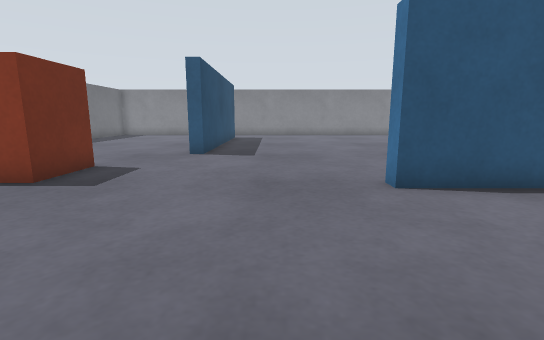
view 1 (above)

17 first-person views from a walk through a world built for the Gazebo simulator. The camera is 0.31 m above the floor, tilts 10° down and sees 85° across. The floor is counted in squares, 0.25 m on a side. Each view is taken from the middle of a square. On the plan, view 1 faces up. The plan holds only what a view shows up to about 13 squares ahead; the rest is blank. The place goes on beyond the plan.

view 2
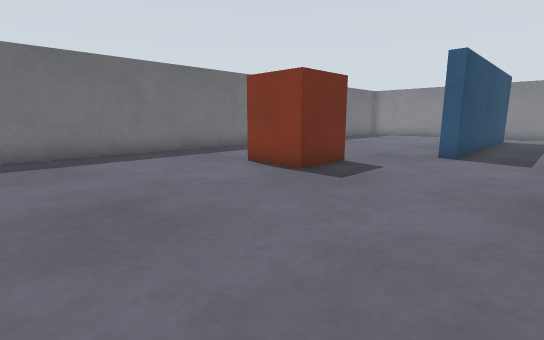

view 3
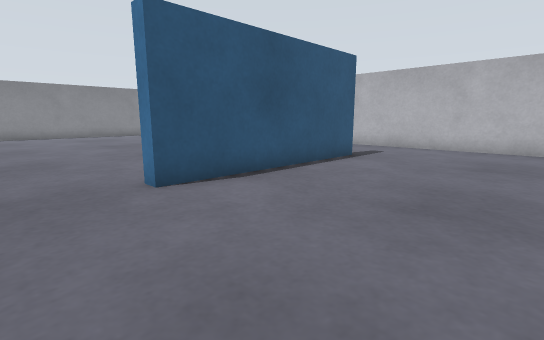

view 4
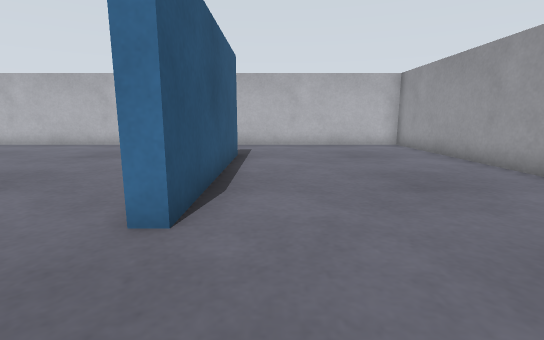

view 5
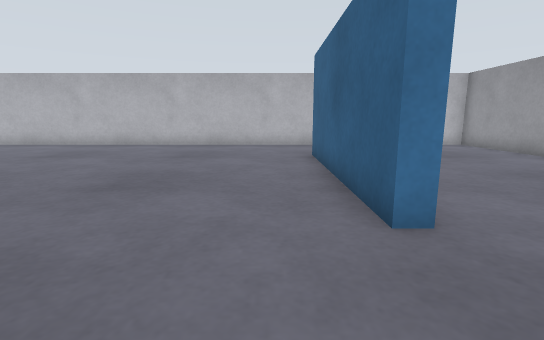

view 6
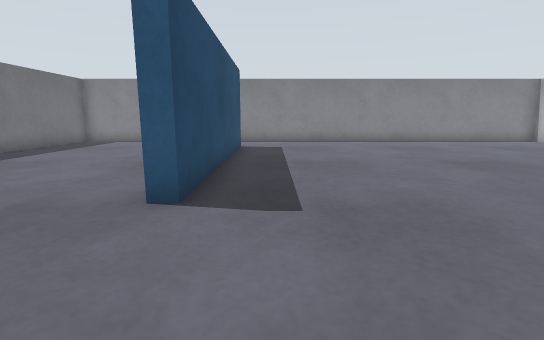

view 7
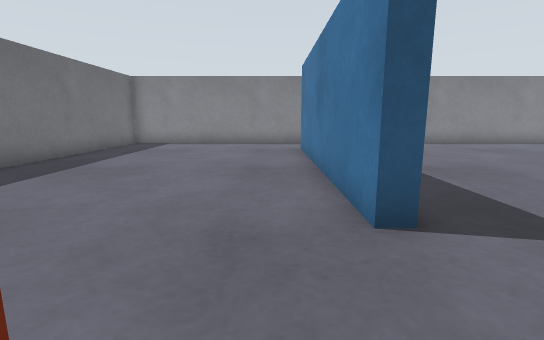

view 8
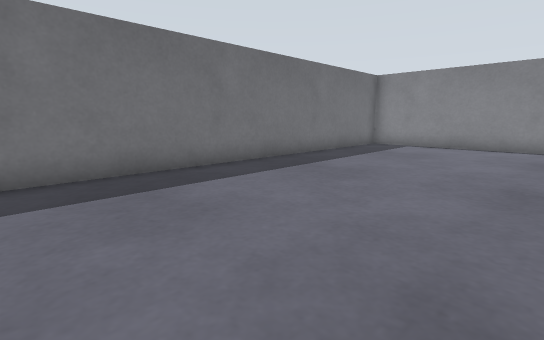

view 9
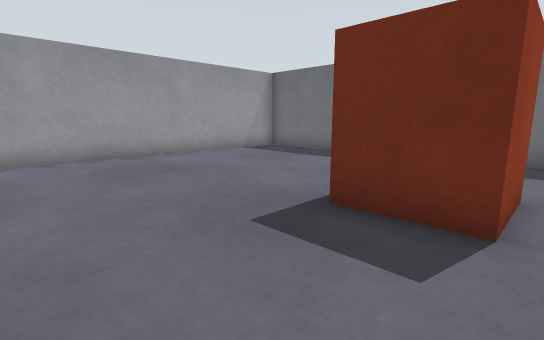

view 10
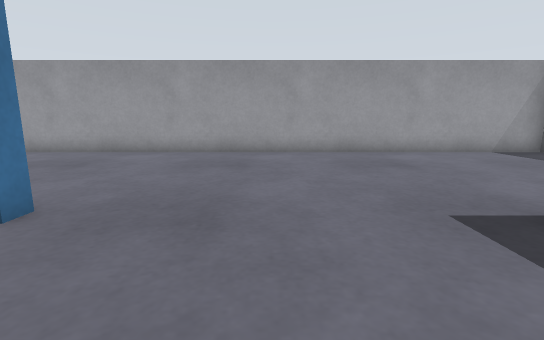

view 11
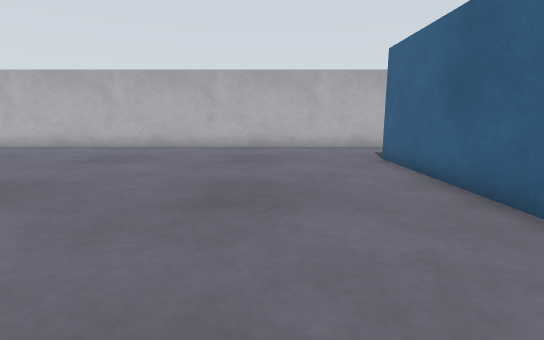

view 12
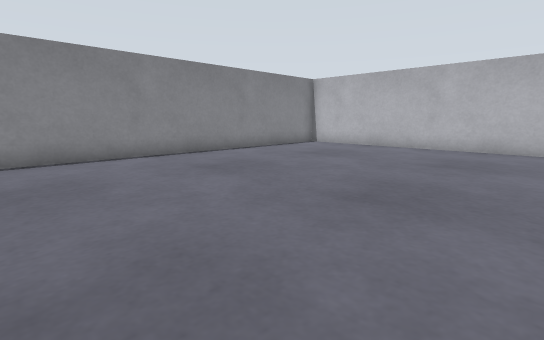

view 13
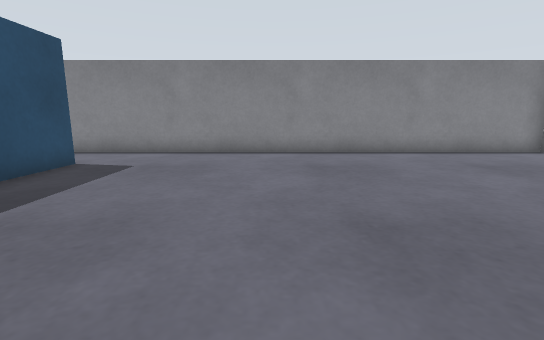

view 14
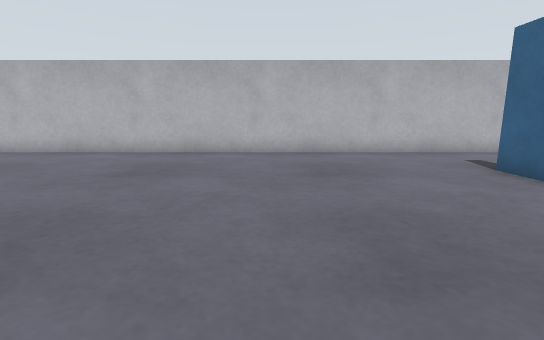

view 15
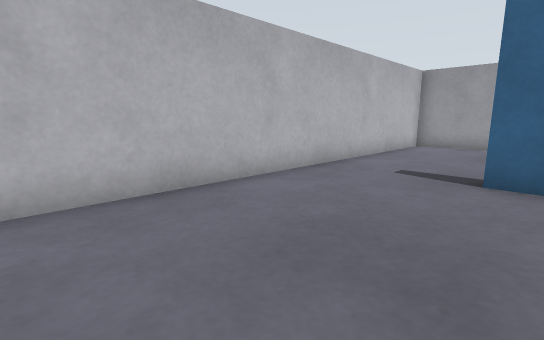

view 16
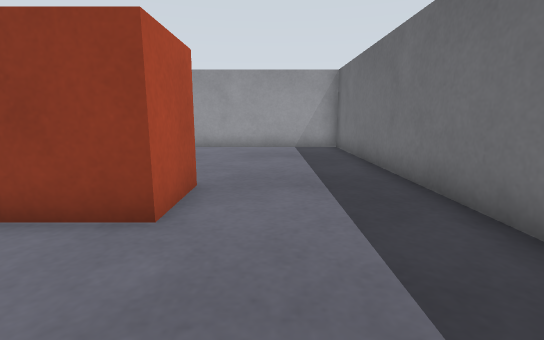

view 17
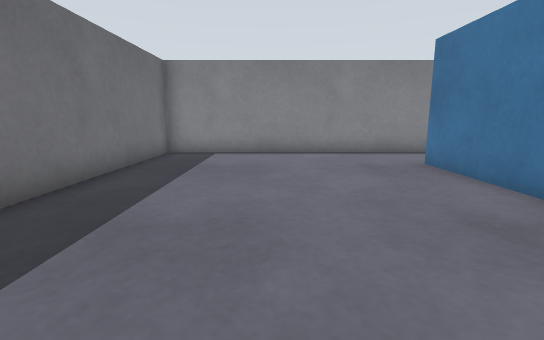

### Floor plan
Key: @ floor where view 1 was taken; # wall or solid block; . floor; B orange box; L blue box.
Columns run from 11 left of view 1 to 13 right of it. Each row starts with its distance up from view 1.
 22 #########################
 21 #.......................#
 20 #.......................#
 19 #.......##..............#
 18 #.......##..............#
 17 #.......##..............#
 16 #.......##..............#
 15 #.......##..............#
 14 #.......##..............#
 13 #.......##..............#
 12 #.......##..............#
 11 #.......##..............#
 10 #.......................#
  9 #.......................#
  8 #....BB.................#
  7 #...BBB.................#
  6 #...BBB.......LLLLLLL...#
  5 #............LLLLLLLL...#
  4 #.......................#
  3 #.......................#
  2 #.......................#
  1 #.......................#
  0 #..........@............#
 -1 #.......................#
 -2 #########################

Where each view was taken, in squares from view 1:
view 1: 0 up, 0 right, facing up
view 2: 0 up, 0 right, facing up-left
view 3: 0 up, 0 right, facing up-right
view 4: 4 up, 1 left, facing right
view 5: 7 up, 1 left, facing right
view 6: 6 up, 1 left, facing up
view 7: 7 up, 4 left, facing up
view 8: 8 up, 4 left, facing up-left
view 9: 8 up, 1 left, facing down-left
view 10: 9 up, 1 left, facing down
view 11: 9 up, 0 right, facing right
view 12: 12 up, 0 right, facing up-right
view 13: 11 up, 3 right, facing up
view 14: 11 up, 2 right, facing right
view 15: 12 up, 8 right, facing down-right
view 16: 11 up, 8 left, facing down
view 17: 11 up, 7 left, facing up
